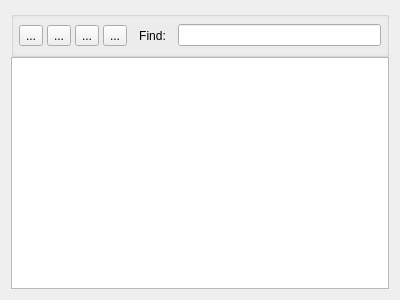
<?xml version="1.0" encoding="UTF-8"?>
<ui version="4.0">
 <class>Form</class>
 <widget class="QWidget" name="Form">
  <property name="geometry">
   <rect>
    <x>0</x>
    <y>0</y>
    <width>400</width>
    <height>300</height>
   </rect>
  </property>
  <property name="windowTitle">
   <string>Form</string>
  </property>
  <layout class="QHBoxLayout" name="horizontalLayout_2">
   <item>
    <widget class="QWidget" name="widget" native="true">
     <layout class="QVBoxLayout" name="verticalLayout" stretch="1,5">
      <property name="spacing">
       <number>0</number>
      </property>
      <property name="leftMargin">
       <number>0</number>
      </property>
      <property name="topMargin">
       <number>0</number>
      </property>
      <property name="rightMargin">
       <number>0</number>
      </property>
      <property name="bottomMargin">
       <number>0</number>
      </property>
      <item>
       <widget class="QGroupBox" name="groupBox">
        <property name="title">
         <string/>
        </property>
        <property name="flat">
         <bool>false</bool>
        </property>
        <property name="checkable">
         <bool>false</bool>
        </property>
        <layout class="QHBoxLayout" name="horizontalLayout_6">
         <property name="spacing">
          <number>1</number>
         </property>
         <property name="leftMargin">
          <number>0</number>
         </property>
         <property name="topMargin">
          <number>0</number>
         </property>
         <property name="rightMargin">
          <number>0</number>
         </property>
         <property name="bottomMargin">
          <number>0</number>
         </property>
         <item>
          <layout class="QHBoxLayout" name="horizontalLayout_5" stretch="5,1,5">
           <property name="spacing">
            <number>5</number>
           </property>
           <property name="leftMargin">
            <number>5</number>
           </property>
           <property name="rightMargin">
            <number>5</number>
           </property>
           <item>
            <layout class="QHBoxLayout" name="horizontalLayout">
             <property name="spacing">
              <number>4</number>
             </property>
             <item>
              <widget class="QToolButton" name="newButton">
               <property name="text">
                <string>...</string>
               </property>
              </widget>
             </item>
             <item>
              <widget class="QToolButton" name="openButton">
               <property name="text">
                <string>...</string>
               </property>
              </widget>
             </item>
             <item>
              <widget class="QToolButton" name="importButton">
               <property name="text">
                <string>...</string>
               </property>
              </widget>
             </item>
             <item>
              <widget class="QToolButton" name="closeButton">
               <property name="text">
                <string>...</string>
               </property>
              </widget>
             </item>
            </layout>
           </item>
           <item>
            <widget class="QLabel" name="label">
             <property name="text">
              <string>Find:</string>
             </property>
             <property name="alignment">
              <set>Qt::AlignCenter</set>
             </property>
            </widget>
           </item>
           <item>
            <widget class="QLineEdit" name="lineEdit">
             <property name="placeholderText">
              <string/>
             </property>
             <property name="clearButtonEnabled">
              <bool>false</bool>
             </property>
            </widget>
           </item>
          </layout>
         </item>
        </layout>
       </widget>
      </item>
      <item>
       <widget class="QTableView" name="tableView"/>
      </item>
     </layout>
    </widget>
   </item>
  </layout>
 </widget>
 <resources/>
 <connections/>
</ui>
